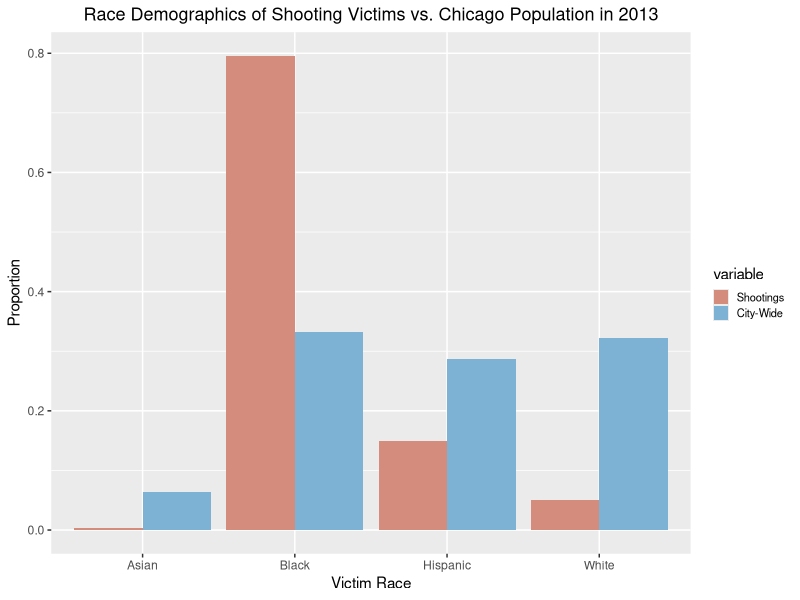
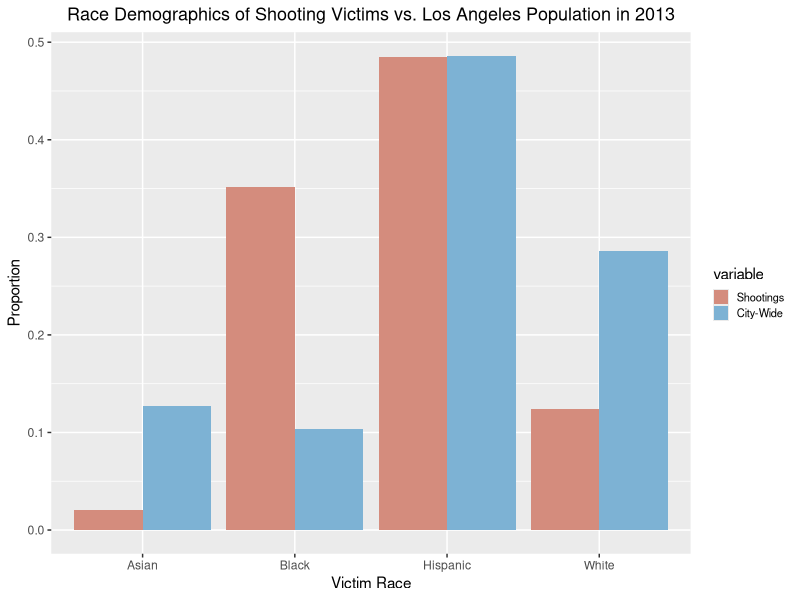
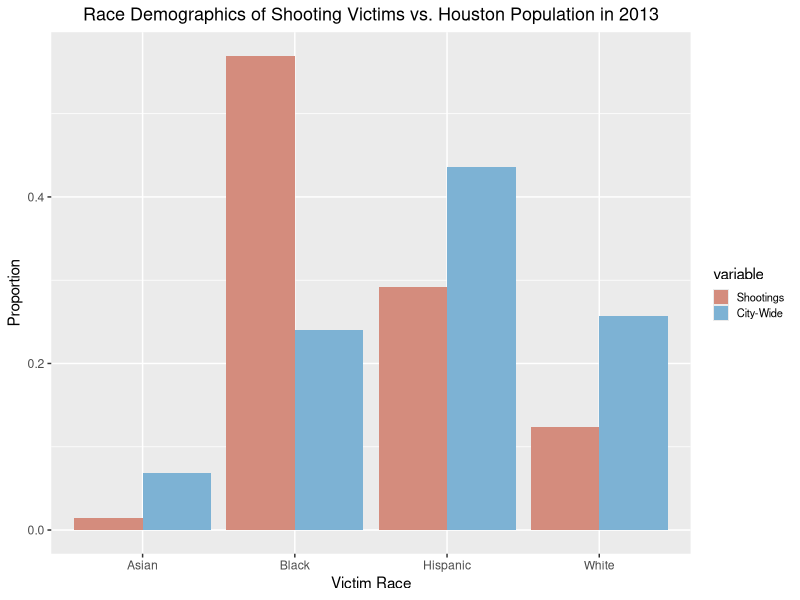
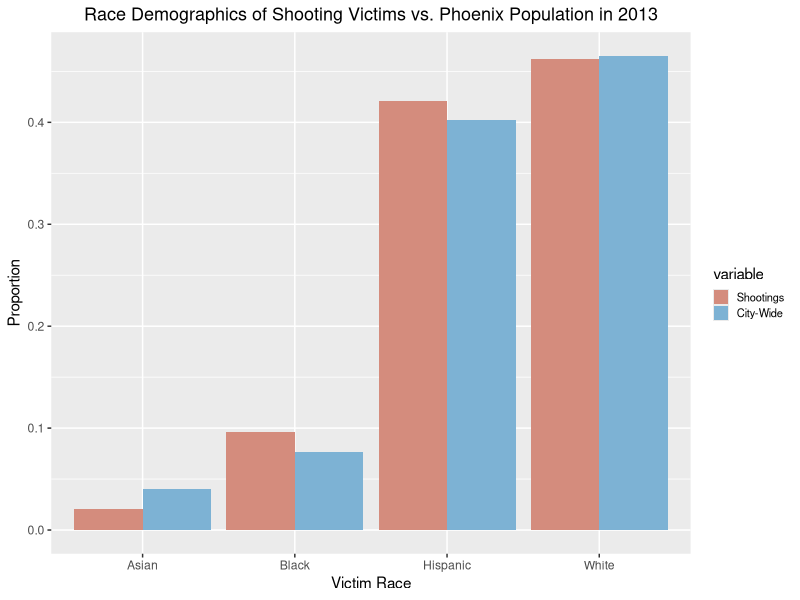
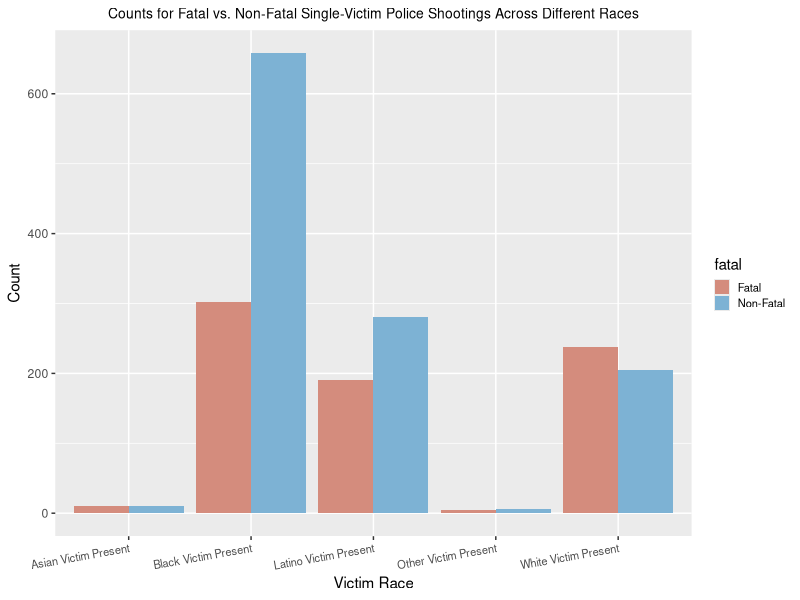
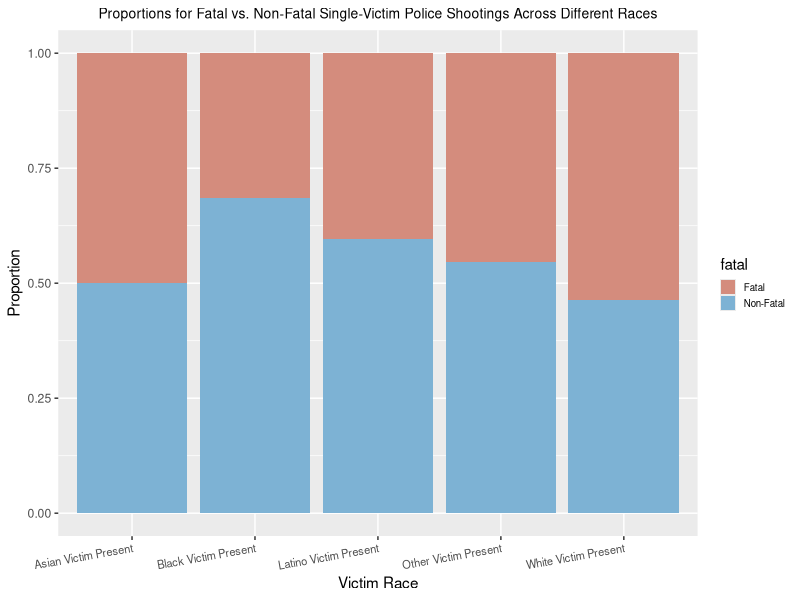
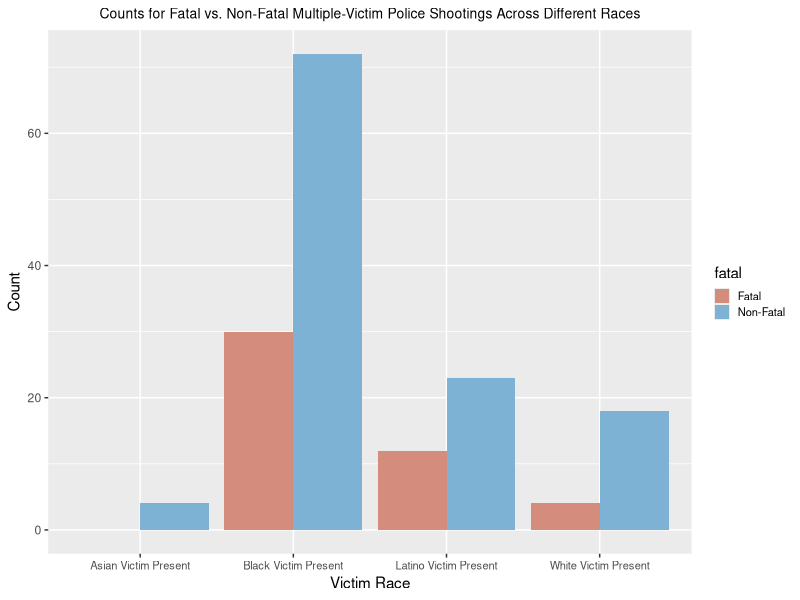
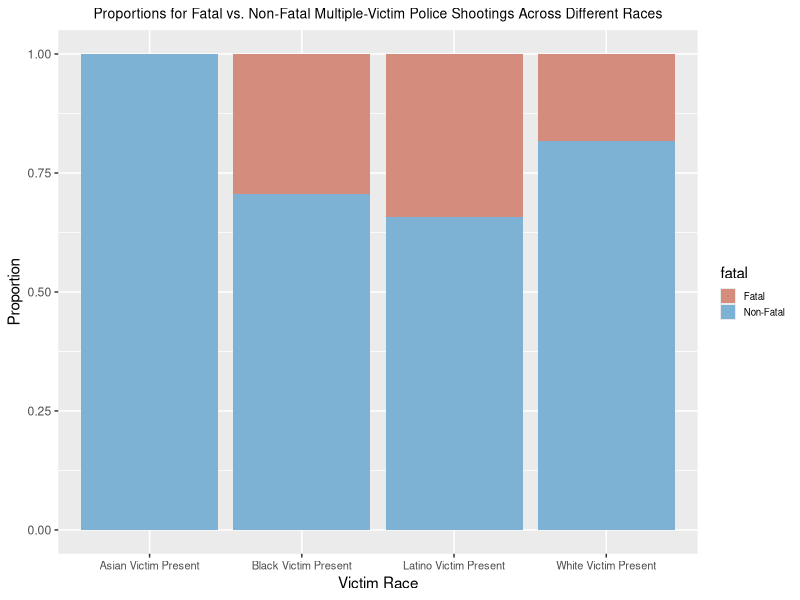

Here is the R script that generated these plots, in order:
## ---- chunk 1
knitr::opts_chunk$set(echo = TRUE)
## ---- chunk 2
library(ggplot2)
library(dplyr)
library(tidyr)
library(tidyverse)
library(reshape2)
## ---- chunk 3
# Census Predictors
census <- read.csv("data/2013census.csv")[,-c(8,9)]
states <- lapply(census$department, function(x) str_extract_all(x,"\\([^()]+\\)")[[1]])
states <- substring(states, 2, nchar(states)-1)
census$state <- states

# Gun Law Predictors
gun_provisions <- read.csv("data/gun_provisions.csv") %>% 
  filter(year == 2013)
gun_provisions <- gun_provisions %>% 
  mutate(total_pr = rowSums(gun_provisions[,3:136]),
         deesc_train = ifelse(state %in% c("California", "New Mexico", "Texas", "Oklahoma", "South Dakota", "Illinois", "Indiana", "Tennessee", "Washington", "Missouri", "Georgia", "Ohio", "Maryland", "Massachusetts", "Connecticut", "Maine"), 1, 0)) %>% 
  select(state, total_pr, deesc_train)
gun_provisions$state <- state.abb[match(gun_provisions$state,state.name)]
## ---- chunk 4
all <- read.csv("data/allshootingsdata.csv")

# Recode subject race
all$SubjectRace[is.na(all$SubjectRace)] <- "A"

# Recode officer races
all$OfficerRace <- gsub("H/L", "L", all$OfficerRace)
all$OfficerRace <- gsub("H", "L", all$OfficerRace)
all$OfficerRace <- gsub("Unknown|m/m", "U", all$OfficerRace)
all$OfficerRace <- gsub("WHITE|WLITE", "W", all$OfficerRace)
all$OfficerRace <- gsub("BLACK", "B", all$OfficerRace)
all$OfficerRace <- gsub("ASIAN", "A", all$OfficerRace)
all$OfficerRace <- gsub("Other|AI/AN|NA/W|Multi-Racial", "O", all$OfficerRace)
all$OfficerRace <- gsub("NA", "O", all$OfficerRace)
all$OfficerRace <- gsub("A/PI ", "A;", all$OfficerRace)
all$OfficerRace <- gsub("A/PI", "A", all$OfficerRace)
all$OfficerRace <- gsub(",", ";", all$OfficerRace)
all$OfficerRace <- gsub(" ", "", all$OfficerRace)
all$OfficerRace <- gsub("A/W|W/L|W/A", "O", all$OfficerRace)
all$OfficerRace[all$OfficerRace == ""] <- "U"

# Recode officer genders
all$OfficerGender <- gsub("MALE", "M", toupper(all$OfficerGender))
all$OfficerGender <- gsub("FEMALE|FEM", "F", toupper(all$OfficerGender))
all$OfficerGender <- gsub("UNKNOWN|FALSE", "U", toupper(all$OfficerGender))
all$OfficerGender <- gsub(",|:", ";", toupper(all$OfficerGender))
all$OfficerGender <- gsub(" |/", "", toupper(all$OfficerGender))

all$SubjectArmed[which(is.na(all$SubjectArmed))] <- "U"

all <- all %>% 
  select(-c("Date", "NatureOfStop", "Notes", "SubjectAge", "NumberOfShots", "Department", "FullNarrative", "fdate", "month", "day", "tr", "AvgAge", "VA", "F", "nshots", "sit")) %>% 
  mutate(b = as.numeric(b > 0),
         w = as.numeric(w > 0),
         l = as.numeric(l > 0),
         a = as.numeric(a > 0),
         so =  as.numeric(str_count(all$SubjectRace, "O") > 0),
         smale = as.numeric(str_count(all$SubjectGender, "M") > 0),
         sfem = as.numeric(str_count(all$SubjectGender, "F") > 0),
         ob = as.numeric(str_count(all$OfficerRace, "B") > 0),
         ow = as.numeric(str_count(all$OfficerRace, "W") > 0),
         ol = as.numeric(str_count(all$OfficerRace, "L") > 0),
         oa = as.numeric(str_count(all$OfficerRace, "A") > 0),
         oo =  as.numeric(str_count(all$OfficerRace, "O") > 0),
         omale = as.numeric(str_count(all$OfficerGender, "M") > 0),
         ofem = as.numeric(str_count(all$OfficerGender, "F") > 0),
         other = as.numeric(other), 
         replica = as.numeric(replica), 
         knife = as.numeric(knife), 
         gun = as.numeric(weapon == "gun"), 
         unarmed = as.numeric(weapon == "unarmed"),
         unknown_weapon = as.numeric(weapon == "U"),
         fatal = as.numeric(str_count(all$Fatal, "F") > 0)) %>% 
  select(-c(weapon))

all <- rename(all, sb = b, sw = w, sl = l, sa = a, weapon_other = other)
## ---- chunk 5
# Filter out unknown values
all <- all[-which(all$smale == 0 & all$sfem == 0),]
all <- all[-which(all$omale == 0 & all$ofem == 0),]
all <- all[-which(all$sb == 0 & all$sw == 0 & all$sl == 0 & all$sa == 0 & all$so == 0),]
all <- all[-which(is.na(all$sb)),]
all <- all[-which(all$ob == 0 & all$ow == 0 & all$ol == 0 & all$oa == 0 & all$oo == 0),]
all <- all[-which(str_count(all$Fatal, "F") == 0 & str_count(all$Fatal, "N") == 0),]
all <- all %>% 
  select(-c(Fatal))
## ---- chunk 6
final_df <- merge(all, census, by.x = "city", by.y = "city_name")
final_df <- merge(final_df, gun_provisions, by = "state")
final_df <- final_df %>% 
  select(-c(department, year))
final_df$NumberOfSubjects[which(final_df$NumberOfSubjects == 0)] <- 1
## ---- chunk 7
saveRDS(final_df, "data/final.rds")
## ---- chunk 8
final_eda <- final_df %>%
  mutate(
      fatal = case_when(
        fatal == 1 ~ "Fatal",
        fatal == 0 ~ "Non-Fatal"),
      sb = case_when(
        sb == 1 ~ "Black Victim Present",
        sb == 0 ~ "Black Victim Not Present"
      ),
      sw = case_when(
        sw == 1 ~ "White Victim Present",
        sw == 0 ~ "White Victim Not Present"
      ),
      sl = case_when(
        sl == 1 ~ "Latino Victim Present",
        sl == 0 ~ "Latino Victim Not Present"
      ),
      sa = case_when(
        sa == 1 ~ "Asian Victim Present",
        sa == 0 ~ "Asian Victim Not Present"
      ),
      so = case_when(
        so == 1 ~ "Other Victim Present",
        so == 0 ~ "Other Victim Not Present"
      ),
      smale = case_when(
        smale == 1 ~ "Male Victim Present",
        smale == 0 ~ "Male Victim Not Present"
      ),
      sfem = case_when(
        sfem == 1 ~ "Female Victim Present",
        sfem == 0 ~ "Female Victim Not Present"
      ),
      ob = case_when(
        ob == 1 ~ "Black Officer Present",
        ob == 0 ~ "Black Officer Not Present"
      ),
      ow = case_when(
        ow == 1 ~ "White Officer Present",
        ow == 0 ~ "White Officer Not Present"
      ),
      ol = case_when(
        ol == 1 ~ "Latino Officer Present",
        ol == 0 ~ "Latino Officer Not Present"
      ),
      oa = case_when(
        oa == 1 ~ "Asian Officer Present",
        oa == 0 ~ "Asian Officer Not Present"
      ),
      oo = case_when(
        oo == 1 ~ "Other Officer Present",
        oo == 0 ~ "Other Officer Not Present"
      ),
      omale = case_when(
        omale == 1 ~ "Male Officer Present",
        omale == 0 ~ "Male Officer Not Present"
      ),
      weapon_other = case_when(
        weapon_other == 1 ~ "Other Weapon Present",
        weapon_other == 0 ~ "Other Weapon Not Present"
      ), 
      replica = case_when(
        replica == 1 ~ "Replica Present",
        replica == 0 ~ "Replica Not Present"
      ),
      knife = case_when(
        knife == 1 ~ "Knife Present",
        knife == 0 ~ "Knife Not Present"
      ),
      gun = case_when(
        gun == 1 ~ "Gun Present",
        gun == 0 ~ "Gun Not Present"
      ),
      unarmed = case_when(
        unarmed == 1 ~ "Victim Unarmed",
        unarmed == 0 ~ "Victim Armed"
      ),
      unknown_weapon = case_when(
        unknown_weapon == 1 ~ "Weapon Unknown",
        unknown_weapon == 0 ~ "Weapon Known"
      )
  )

saveRDS(final_eda, 'data/final_eda.rds')
## ---- chunk 9
most_pop <- head(names(sort(table(final_eda$city), decreasing = TRUE)), 4)
i <- 1

for (c in most_pop) {
  temp <- final_eda %>% 
    filter(city == c)
  
  vic <- temp %>% 
  summarise(Black = sum(str_count(SubjectRace, "B")), 
            White = sum(str_count(SubjectRace, "W")),
            Hispanic = sum(str_count(SubjectRace, "L")),
            Asian = sum(str_count(SubjectRace, "A")),
            city_pop_2013 = sum(str_count(SubjectRace, "B")) + sum(str_count(SubjectRace, "W")) + 
              sum(str_count(SubjectRace, "L")) + sum(str_count(SubjectRace, "A")) + 
              sum(str_count(SubjectRace, "O"))
  ) %>% 
    mutate(Black = Black/city_pop_2013, 
           White = White/city_pop_2013,
           Hispanic = Hispanic/city_pop_2013,
           Asian = Asian/city_pop_2013)
  
  vic <- vic %>%
    t() %>%
    as.data.frame(stringsAsFactors = F) %>%
    rownames_to_column("race") %>%
    `rownames<-`(NULL)

  demo <- temp %>% 
    select(black, white, hispanic, asian, city_pop_2013)  %>% 
    mutate(black = black/city_pop_2013, 
           white = white/city_pop_2013,
           hispanic = hispanic/city_pop_2013,
           asian = asian/city_pop_2013)
  demo <- rename(demo, Black = black, White = white, Hispanic = hispanic, Asian = asian)
  demo <- demo[1,]
  
  demo <- demo %>%
    t() %>%
    as.data.frame(stringsAsFactors = F) %>%
    rownames_to_column("race") %>%
    `rownames<-`(NULL)
  demo <- rename(demo, V1 = 2)
  
  temp2 <- merge(vic, demo, by = "race") %>% 
    filter(race != "city_pop_2013")
  temp2 <- rename(temp2, "Shootings" = V1.x, "City-Wide" = V1.y)
  temp2 <- melt(temp2)
  
  if (c == "LosAngeles") {
    c <- "Los Angeles"
  }
  
  plot <- ggplot(temp2, aes(x = race, y = value, fill = variable)) +
    geom_bar(position = "dodge", stat="identity") + 
    labs(x = "Victim Race", y = "Proportion", title = paste0("Race Demographics of Shooting Victims vs. ", c, " Population in 2013")) +
    theme(legend.text = element_text(size = 8),
          legend.key.size = unit(0.4, "cm"),
          plot.title = element_text(size=13, hjust = 0.5)) + 
    scale_fill_manual(values=c("#D48C7D", "#7DB2D4"))
  
  ggsave(filename = paste0("figures/cityeda", i, ".png"), plot)
  
  i <- i + 1
}
## ---- chunk 10
single_victims <- final_eda %>% 
  filter(NumberOfSubjects <= 1)
nrow(single_victims)

mult_victims <- final_eda %>% 
  filter(NumberOfSubjects > 1)
nrow(mult_victims)
## ---- chunk 11
tempsb <- single_victims %>% 
  group_by(sb, fatal) %>% 
  summarise(count = n())
tempsb <- tempsb[3:4,]
tempsb <- rename(tempsb, type = sb)

tempsw <- single_victims %>% 
  group_by(sw, fatal) %>% 
  summarise(count = n())
tempsw <- tempsw[3:4,]
tempsw <- rename(tempsw, type = sw)

tempsa <- single_victims %>% 
  group_by(sa, fatal) %>% 
  summarise(count = n())
tempsa <- tempsa[3:4,]
tempsa <- rename(tempsa, type = sa)

tempsl <- single_victims %>% 
  group_by(sl, fatal) %>% 
  summarise(count = n())
tempsl <- tempsl[3:4,]
tempsl <- rename(tempsl, type = sl)

tempso <- single_victims %>% 
  group_by(so, fatal) %>% 
  summarise(count = n())
tempso <- tempso[3:4,]
tempso <- rename(tempso, type = so)

temp <- rbind(tempsb, tempsw, tempsl, tempsa, tempso) %>% 
  group_by(type) %>% 
  mutate(total = sum(count)) %>% 
  ungroup() %>% 
  mutate(prop = count / total)

race_count <- ggplot(temp, aes(x = type, y = count, fill = fatal)) +
  geom_bar(position = "dodge", stat="identity") + 
  labs(x = "Victim Race", y = "Count", title = "Counts for Fatal vs. Non-Fatal Single-Victim Police Shootings Across Different Races") +
  theme(legend.text = element_text(size = 8),
        legend.key.size = unit(0.4, "cm"),
        axis.text.x = element_text(angle = 10, hjust = 1, size = 8),
        plot.title = element_text(size=10, hjust = 0.5)) + 
  scale_fill_manual(values=c("#D48C7D", "#7DB2D4"))

race_prop <- ggplot(temp, aes(x = type, y = prop, fill = fatal)) +
  geom_bar(position = "stack", stat="identity") + 
  labs(x = "Victim Race", y = "Proportion", title = "Proportions for Fatal vs. Non-Fatal Single-Victim Police Shootings Across Different Races") +
  theme(legend.text = element_text(size = 7),
        legend.key.size = unit(0.4, "cm"),
        axis.text.x = element_text(angle = 10, hjust = 1, size = 8),
        plot.title = element_text(size=10, hjust = 0.5)) + 
  scale_fill_manual(values=c("#D48C7D", "#7DB2D4"))

ggsave(filename = "figures/singleeda1.png", race_count)
ggsave(filename = "figures/singleeda2.png", race_prop)
## ---- chunk 12
tempsb <- mult_victims %>% 
  group_by(sb, fatal) %>% 
  summarise(count = n())
tempsb <- tempsb[3:4,]
tempsb <- rename(tempsb, type = sb)

tempsw <- mult_victims %>% 
  group_by(sw, fatal) %>% 
  summarise(count = n())
tempsw <- tempsw[3:4,]
tempsw <- rename(tempsw, type = sw)

tempsa <- mult_victims %>% 
  group_by(sa, fatal) %>% 
  summarise(count = n())
tempsa <- tempsa[3,]
tempsa[2,] <- list("Asian Victim Present", "Fatal", 0)
tempsa <- rename(tempsa, type = sa)

tempsl <- mult_victims %>% 
  group_by(sl, fatal) %>% 
  summarise(count = n())
tempsl <- tempsl[3:4,]
tempsl <- rename(tempsl, type = sl)

temp <- rbind(tempsb, tempsw, tempsl, tempsa) %>% 
  group_by(type) %>% 
  mutate(total = sum(count)) %>% 
  ungroup() %>% 
  mutate(prop = count / total)

race_count1 <- ggplot(temp, aes(x = type, y = count, fill = fatal)) +
  geom_bar(position = "dodge", stat="identity") + 
  labs(x = "Victim Race", y = "Count", title = "Counts for Fatal vs. Non-Fatal Multiple-Victim Police Shootings Across Different Races") +
  theme(legend.text = element_text(size = 8),
        legend.key.size = unit(0.4, "cm"),
        axis.text.x = element_text(size = 8),
        plot.title = element_text(size=10, hjust = 0.5)) + 
  scale_fill_manual(values=c("#D48C7D", "#7DB2D4"))

race_prop1 <- ggplot(temp, aes(x = type, y = prop, fill = fatal)) +
  geom_bar(position = "stack", stat="identity") + 
  labs(x = "Victim Race", y = "Proportion", title = "Proportions for Fatal vs. Non-Fatal Multiple-Victim Police Shootings Across Different Races") +
  theme(legend.text = element_text(size = 7),
        legend.key.size = unit(0.4, "cm"),
        axis.text.x = element_text(size = 8),
        plot.title = element_text(size=10, hjust = 0.5)) + 
  scale_fill_manual(values=c("#D48C7D", "#7DB2D4"))

ggsave(filename = "figures/multeda1.png", race_count1)
ggsave(filename = "figures/multeda2.png", race_prop1)
## ---- chunk 13
temp <- final_eda %>% 
  group_by(NumberOfSubjects) %>% 
  summarise(prop = sum(fatal == "Fatal")/n(),
            total = n())
temp
## ---- chunk 14
temp <- final_df %>% 
  group_by(city) %>% 
  summarise(btw = black/white, propfatal = sum(fatal)/n()) %>% 
  unique

plot <- ggplot(temp, aes(x = btw, y = propfatal)) + 
    geom_point()  + 
  labs(x = "Black to White Ratio", y = "Fatal Shootings Proportions", title = "Proportion of Fatal Shootings vs. Black to White Ratios in Cities") +
  theme(legend.text = element_text(size = 8),
        legend.key.size = unit(0.4, "cm"),
        axis.text.x = element_text(angle = 10, hjust = 1, size = 8),
        plot.title = element_text(size=10, hjust = 0.5))

ggsave(filename = "figures/btweda.png", plot)
## ---- chunk 15
temp <- final_df %>% 
  group_by(city) %>% 
  summarise(bprop = black/city_pop_2013, propfatal = sum(fatal)/n()) %>% 
  unique

plot <- ggplot(temp, aes(x = bprop, y = propfatal)) + 
    geom_point()  + 
  labs(x = "Black Percentage of Population", y = "Fatal Shootings Proportions", title = "Proportion of Fatal Shootings vs. Black Population Percentages in Cities") +
  theme(legend.text = element_text(size = 8),
        legend.key.size = unit(0.4, "cm"),
        axis.text.x = element_text(angle = 10, hjust = 1, size = 8),
        plot.title = element_text(size=10, hjust = 0.5))

ggsave(filename = "figures/bpropeda.png", plot)
## ---- chunk 16
temp <- final_df %>% 
  summarise(Black = sum(str_count(OfficerRace, "B")), 
            White = sum(str_count(OfficerRace, "W")),
            Hispanic = sum(str_count(OfficerRace, "L")),
            Asian = sum(str_count(OfficerRace, "A")), 
            Other = sum(str_count(OfficerRace, "O")))

temp2 <- temp %>%
    t() %>%
    as.data.frame(stringsAsFactors = F) %>%
    rownames_to_column("race") %>%
    `rownames<-`(NULL)
temp2 <- rename(temp2, Count = 2) %>% 
  mutate(total = Count/sum(Count))

officerplot2 <- ggplot(temp2, aes(x=race, y = total)) +
  geom_bar(position = "dodge", stat="identity", fill ="#D48C7D") + 
  labs(x = "Officer Race", y = "Proportion", title = "Race Proportions of Officers for All Shootings") +
  theme(legend.text = element_text(size = 7),
        legend.key.size = unit(0.4, "cm"),
        plot.title = element_text(size=10, hjust = 0.5))
ggsave(filename = "figures/officerprop.png", officerplot2)
## ---- chunk 17
temp <- final_df %>% 
  filter(sb == 1) %>% 
  group_by(fatal) %>% 
  summarise(ob = sum(ob == 1),
            ow = sum(ow == 1),
            ol = sum(ol == 1),
            oa = sum(oa == 1),
            oo = sum(oo == 1)) %>% 
  mutate(ob = ob/(ob + ow + ol + oa + oo), 
         ow = ow/(ob + ow + ol + oa + oo),
         ol = ol/(ol + ow + ol + oa + oo), 
         oa = oa/(ob + ow + ol + oa + oo), 
         oo = oo/(ob + ow + ol + oa + oo))
temp <- rename(temp, Black = ob, White = ow, Latino = ol, Asian = oa, Other = oo)

temp2 <- temp %>%
    t() %>%
    as.data.frame(stringsAsFactors = F) %>%
    rownames_to_column("race") %>%
    `rownames<-`(NULL)
temp2 <- rename(temp2, "Non-Fatal" = 2, Fatal = 3)
temp2 <- temp2[-1,]
temp2 <- melt(temp2)

officerplot <- ggplot(temp2, aes(x=race, y = value, fill = variable)) +
  geom_bar(position = "dodge", stat="identity") + 
  labs(x = "Officer Race", y = "Proportion", title = "Race Proportions of Officers Present at Fatal vs. Non-Fatal Police Shootings Involving Black Victims") +
  theme(legend.text = element_text(size = 7),
        legend.key.size = unit(0.4, "cm"),
        plot.title = element_text(size=10, hjust = 0.5)) + 
  scale_fill_manual(values=c("#D48C7D", "#7DB2D4"))

ggsave(filename = "figures/officerpropsb.png", officerplot)
